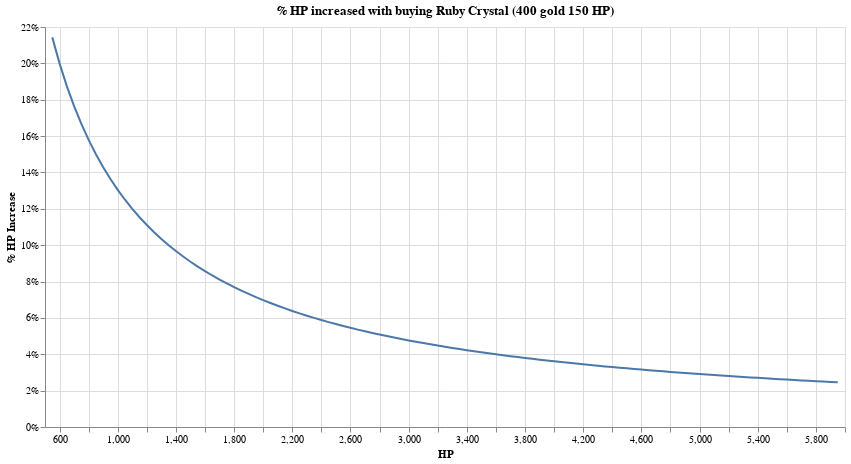

Here is the notebook cell this chart was saved with:
### Code cell
df_hp = pd.DataFrame(data = np.arange(550,6000, step=50),columns=["HP"])
df_hp["% HP Increase"] =  1-df_hp["HP"] /  (df_hp["HP"] + 150)

alt.Chart(df_hp).mark_line().encode(
    x=alt.X("HP"),
    y=alt.Y('% HP Increase', axis=alt.Axis(format='%')),
    
).properties(
    title = "% HP increased with buying Ruby Crystal (400 gold 150 HP)",
    width=800,
    height=400
)

### Figure 1 — Vega-Lite specification as saved in the notebook (floating-point values rounded to 4 significant figures)
{"config": {"view": {"continuousWidth": 400, "continuousHeight": 300}}, "data": {"name": "data-e17d28fdc6000e1c2d2a940ef91c44c3"}, "mark": "line", "encoding": {"x": {"field": "HP", "type": "quantitative"}, "y": {"axis": {"format": "%"}, "field": "% HP Increase", "type": "quantitative"}}, "height": 400, "title": "% HP increased with buying Ruby Crystal (400 gold 150 HP)", "width": 800, "$schema": "https://vega.github.io/schema/vega-lite/v4.17.0.json", "datasets": {"data-e17d28fdc6000e1c2d2a940ef91c44c3": [{"HP": 550, "% HP Increase": 0.2143}, {"HP": 600, "% HP Increase": 0.2}, {"HP": 650, "% HP Increase": 0.1875}, {"HP": 700, "% HP Increase": 0.1765}, {"HP": 750, "% HP Increase": 0.1667}, {"HP": 800, "% HP Increase": 0.1579}, {"HP": 850, "% HP Increase": 0.15}, {"HP": 900, "% HP Increase": 0.1429}, {"HP": 950, "% HP Increase": 0.1364}, {"HP": 1000, "% HP Increase": 0.1304}, {"HP": 1050, "% HP Increase": 0.125}, {"HP": 1100, "% HP Increase": 0.12}, {"HP": 1150, "% HP Increase": 0.1154}, {"HP": 1200, "% HP Increase": 0.1111}, {"HP": 1250, "% HP Increase": 0.1071}, {"HP": 1300, "% HP Increase": 0.1034}, {"HP": 1350, "% HP Increase": 0.1}, {"HP": 1400, "% HP Increase": 0.09677}, {"HP": 1450, "% HP Increase": 0.09375}, {"HP": 1500, "% HP Increase": 0.09091}, {"HP": 1550, "% HP Increase": 0.08824}, {"HP": 1600, "% HP Increase": 0.08571}, {"HP": 1650, "% HP Increase": 0.08333}, {"HP": 1700, "% HP Increase": 0.08108}, {"HP": 1750, "% HP Increase": 0.07895}, {"HP": 1800, "% HP Increase": 0.07692}, {"HP": 1850, "% HP Increase": 0.075}, {"HP": 1900, "% HP Increase": 0.07317}, {"HP": 1950, "% HP Increase": 0.07143}, {"HP": 2000, "% HP Increase": 0.06977}, {"HP": 2050, "% HP Increase": 0.06818}, {"HP": 2100, "% HP Increase": 0.06667}, {"HP": 2150, "% HP Increase": 0.06522}, {"HP": 2200, "% HP Increase": 0.06383}, {"HP": 2250, "% HP Increase": 0.0625}, {"HP": 2300, "% HP Increase": 0.06122}, {"HP": 2350, "% HP Increase": 0.06}, {"HP": 2400, "% HP Increase": 0.05882}, {"HP": 2450, "% HP Increase": 0.05769}, {"HP": 2500, "% HP Increase": 0.0566}, {"HP": 2550, "% HP Increase": 0.05556}, {"HP": 2600, "% HP Increase": 0.05455}, {"HP": 2650, "% HP Increase": 0.05357}, {"HP": 2700, "% HP Increase": 0.05263}, {"HP": 2750, "% HP Increase": 0.05172}, {"HP": 2800, "% HP Increase": 0.05085}, {"HP": 2850, "% HP Increase": 0.05}, {"HP": 2900, "% HP Increase": 0.04918}, {"HP": 2950, "% HP Increase": 0.04839}, {"HP": 3000, "% HP Increase": 0.04762}, {"HP": 3050, "% HP Increase": 0.04688}, {"HP": 3100, "% HP Increase": 0.04615}, {"HP": 3150, "% HP Increase": 0.04545}, {"HP": 3200, "% HP Increase": 0.04478}, {"HP": 3250, "% HP Increase": 0.04412}, {"HP": 3300, "% HP Increase": 0.04348}, {"HP": 3350, "% HP Increase": 0.04286}, {"HP": 3400, "% HP Increase": 0.04225}, {"HP": 3450, "% HP Increase": 0.04167}, {"HP": 3500, "% HP Increase": 0.0411}, {"HP": 3550, "% HP Increase": 0.04054}, {"HP": 3600, "% HP Increase": 0.04}, {"HP": 3650, "% HP Increase": 0.03947}, {"HP": 3700, "% HP Increase": 0.03896}, {"HP": 3750, "% HP Increase": 0.03846}, {"HP": 3800, "% HP Increase": 0.03797}, {"HP": 3850, "% HP Increase": 0.0375}, {"HP": 3900, "% HP Increase": 0.03704}, {"HP": 3950, "% HP Increase": 0.03659}, {"HP": 4000, "% HP Increase": 0.03614}, {"HP": 4050, "% HP Increase": 0.03571}, {"HP": 4100, "% HP Increase": 0.03529}, {"HP": 4150, "% HP Increase": 0.03488}, {"HP": 4200, "% HP Increase": 0.03448}, {"HP": 4250, "% HP Increase": 0.03409}, {"HP": 4300, "% HP Increase": 0.03371}, {"HP": 4350, "% HP Increase": 0.03333}, {"HP": 4400, "% HP Increase": 0.03297}, {"HP": 4450, "% HP Increase": 0.03261}, {"HP": 4500, "% HP Increase": 0.03226}, {"HP": 4550, "% HP Increase": 0.03191}, {"HP": 4600, "% HP Increase": 0.03158}, {"HP": 4650, "% HP Increase": 0.03125}, {"HP": 4700, "% HP Increase": 0.03093}, {"HP": 4750, "% HP Increase": 0.03061}, {"HP": 4800, "% HP Increase": 0.0303}, {"HP": 4850, "% HP Increase": 0.03}, {"HP": 4900, "% HP Increase": 0.0297}, {"HP": 4950, "% HP Increase": 0.02941}, {"HP": 5000, "% HP Increase": 0.02913}, {"HP": 5050, "% HP Increase": 0.02885}, {"HP": 5100, "% HP Increase": 0.02857}, {"HP": 5150, "% HP Increase": 0.0283}, {"HP": 5200, "% HP Increase": 0.02804}, {"HP": 5250, "% HP Increase": 0.02778}, {"HP": 5300, "% HP Increase": 0.02752}, {"HP": 5350, "% HP Increase": 0.02727}, {"HP": 5400, "% HP Increase": 0.02703}, {"HP": 5450, "% HP Increase": 0.02679}, {"HP": 5500, "% HP Increase": 0.02655}, {"HP": 5550, "% HP Increase": 0.02632}, {"HP": 5600, "% HP Increase": 0.02609}, {"HP": 5650, "% HP Increase": 0.02586}, {"HP": 5700, "% HP Increase": 0.02564}, {"HP": 5750, "% HP Increase": 0.02542}, {"HP": 5800, "% HP Increase": 0.02521}, {"HP": 5850, "% HP Increase": 0.025}, {"HP": 5900, "% HP Increase": 0.02479}, {"HP": 5950, "% HP Increase": 0.02459}]}}
